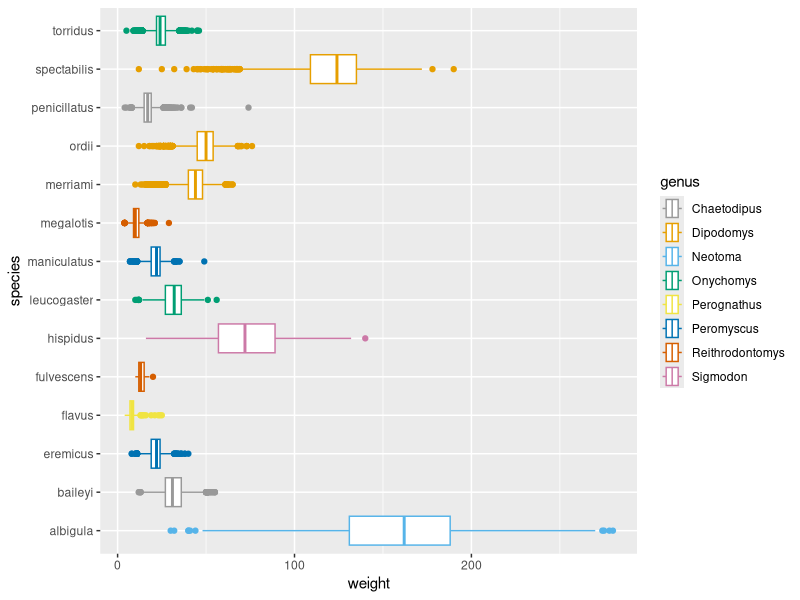
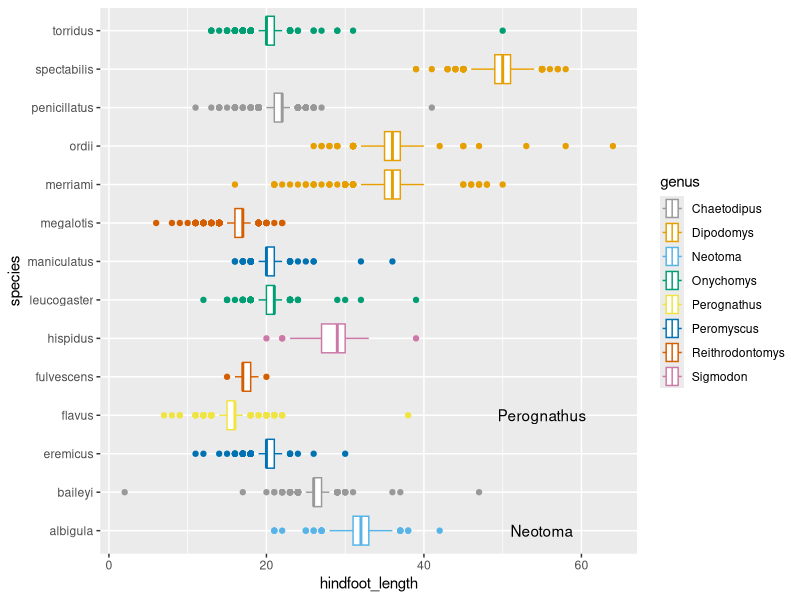

The R source for these figures, in order:
## ---- chunk 1
#| include: false

library(tidyverse)
library(here)

surveys <- read_csv(here("2_ggplot-import", "Lab", "surveys.csv"))

## ---- chunk 2
# A color deficient friendly palette with gray:
cdPalette_grey <- c("#999999", "#E69F00", "#56B4E9", "#009E73", "#F0E442", 
                    "#0072B2", "#D55E00", "#CC79A7")
# A color deficient friendly palette with black:
cdPalette_blk <- c("#000000", "#E69F00", "#56B4E9", "#009E73", "#F0E442", 
                   "#0072B2", "#D55E00", "#CC79A7")
surveys |> 
  ggplot(aes(x = weight, y = species, color = genus)) +
  geom_boxplot() +
  scale_color_manual(values = cdPalette_grey)
## ---- chunk 3
ggplot(data = surveys, 
       mapping = aes(y = species, x = hindfoot_length, color = genus)) +
  geom_boxplot() +
  scale_color_manual(values = cdPalette_grey) + 
  annotate("text", y = 1, x = 55, label = "Neotoma") +
  annotate("text", y = 4, x = 55, label = "Perognathus") 
  
